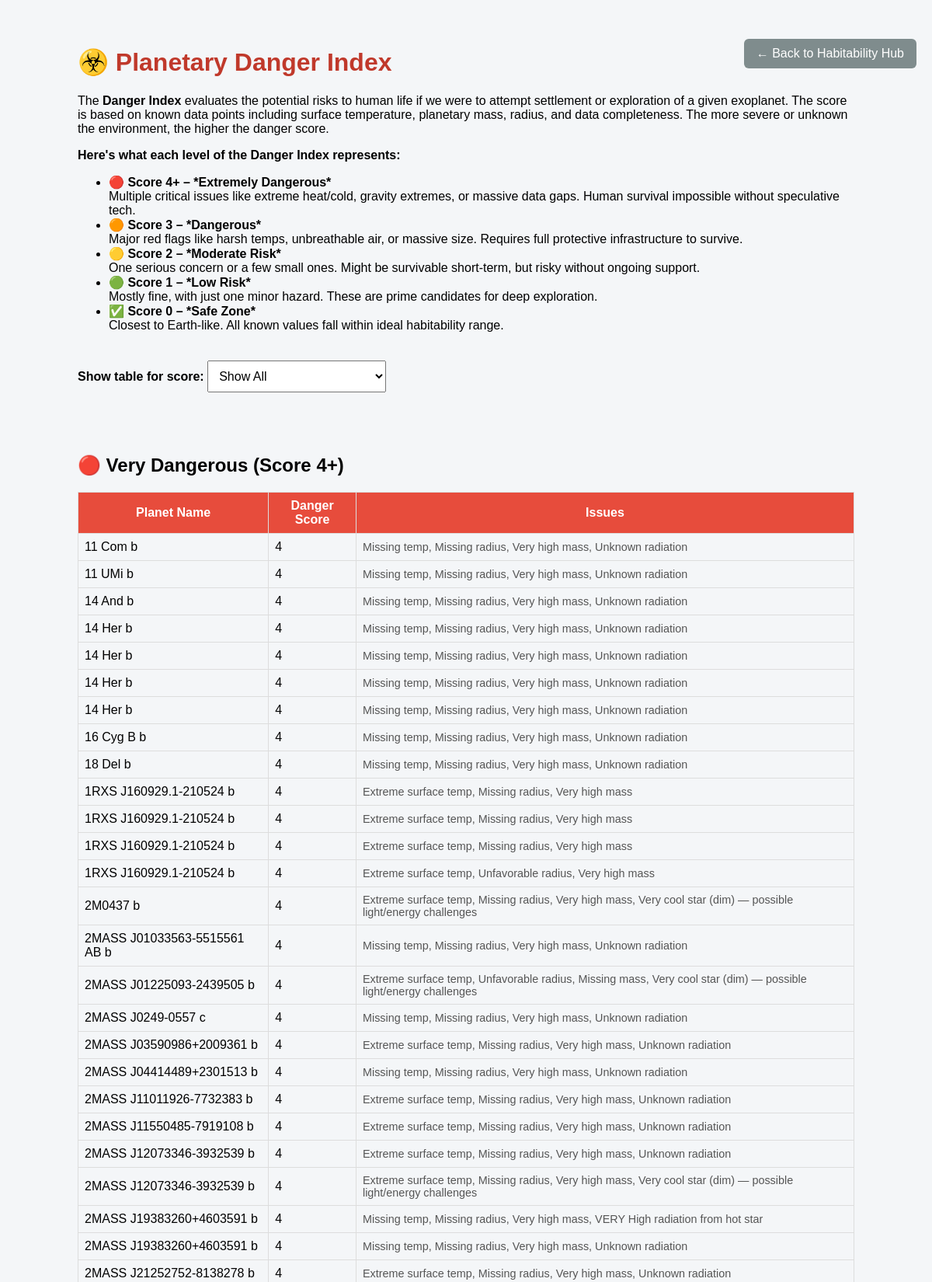
/danger-index (upper part), run on the app's committed database.
### app/models.py (models this page shows)
class Planet(db.Model):
    planet_id = db.Column(db.Integer, primary_key=True) # Planet id – Primary key (Integer)
    name = db.Column(db.String(100)) # Name – name of the planet (String)
    mass = db.Column(db.Float) # Mass – mass in kilograms (Float)
    radius = db.Column(db.Float) # Radius – radius in kilometers (Float)
    distance_from_star = db.Column(db.Float) # Distance from Star – distance from the star in astronomical units (Float)
    orbital_period = db.Column(db.Float) # Orbital Period – time taken to complete one orbit in Earth days (Float)
    rotational_period = db.Column(db.Float) # Rotational Period – time taken to complete one rotation in Earth hours (Float)
    atmosphere_composition = db.Column(db.String(255)) # Atmosphere Composition – composition of the atmosphere (String)
    surface_temperature = db.Column(db.Float) # Surface Temperature – temperature in Celsius (Float)
    star_id = db.Column(db.Integer, db.ForeignKey('star.star_id')) # Foreign key linking to a star -> Each planet belongs to one star.
    mission_id = db.Column(db.Integer, db.ForeignKey('missions.mission_id')) # Foreign key linking to a mission -> Each planet can be linked to one mission.
    habitability = db.relationship('Habitability', backref='planet', uselist=False) # Relationship to Habitability model

### app/routes.py (the view)
@main.route('/danger-index')
def danger_index():
    from sqlalchemy import func
    danger_data = (
        db.session.query(
            Planet.name,
            Planet.surface_temperature,
            Planet.radius,
            Planet.mass,
            Star.temperature.label('star_temp')
        )
        .join(Star, Planet.star_id == Star.star_id, isouter=True)
        .limit(500)
        .all()
    )
    categorized = {4: [], 3: [], 2: [], 1: [], 0: []}
    def calculate_danger(p):
        score = 0
        notes = []
        if p.surface_temperature is None:
            score += 1
            notes.append("Missing temp")
        elif p.surface_temperature > 60 or p.surface_temperature < -50:
            score += 2
            notes.append("Extreme surface temp")
        if p.radius is None:
            score += 1
            notes.append("Missing radius")
        elif p.radius < 0.5 or p.radius > 3:
            score += 1
            notes.append("Unfavorable radius")
        if p.mass is None:
            score += 1
            notes.append("Missing mass")
        elif p.mass > 10:
            score += 1
            notes.append("Very high mass")
        if p.star_temp is None:
            score += 1
            notes.append("Unknown radiation")
        elif p.star_temp > 7100:
            score += 1
            notes.append("VERY High radiation from hot star")
        elif p.star_temp > 6500:
            score += 1
            notes.append("High radiation from hot star")
        elif p.star_temp < 3700:
            notes.append("Very cool star (dim) — possible light/energy challenges")
        return min(score, 4), ", ".join(notes)
    for p in danger_data:
        score, reasons = calculate_danger(p)
        categorized[score].append({
            'name': p.name,
            'score': score,
            'notes': reasons
        })
    return render_template('danger_index.html', categorized=categorized)

### app/templates/danger_index.html (shortened to what this page needs)
<!DOCTYPE html>
<html>
<head>
</head>
<body>
    <h1>☣️ Planetary Danger Index</h1>
    <a href="/habitability-hub" class="button" style="position: absolute; top: 20px; right: 20px;">← Back to Habitability Hub</a>
    <p>The <strong>Danger Index</strong> evaluates the potential risks to human life if we were to attempt settlement or
        exploration of a given exoplanet. The score is based on known data points including surface temperature, planetary mass,
        radius, and data completeness. The more severe or unknown the environment, the higher the danger score.
    </p>
    <p><strong>Here's what each level of the Danger Index represents:</strong></p>
    <ul>
        <li><strong>🔴 Score 4+ – *Extremely Dangerous*</strong><br> Multiple critical issues like extreme heat/cold, gravity extremes, or massive data gaps. Human survival impossible without speculative tech.</li>
        <li><strong>🟠 Score 3 – *Dangerous*</strong><br> Major red flags like harsh temps, unbreathable air, or massive size. Requires full protective infrastructure to survive.</li>
        <li><strong>🟡 Score 2 – *Moderate Risk*</strong><br> One serious concern or a few small ones. Might be survivable short-term, but risky without ongoing support.</li>
        <li><strong>🟢 Score 1 – *Low Risk*</strong><br> Mostly fine, with just one minor hazard. These are prime candidates for deep exploration.</li>
        <li><strong>✅ Score 0 – *Safe Zone*</strong><br> Closest to Earth-like. All known values fall within ideal habitability range.</li>
    </ul>
    <label for="scoreSelector"><strong>Show table for score:</strong></label>
    <select id="scoreSelector" onchange="filterTables()">
        <option value="all">Show All</option>
    </select>
    {% for score in [4, 3, 2, 1, 0] %}
        {% if categorized[score] %}
            <section class="danger-section score-{{ score }}">
                <h2>
                    {% if score == 4 %} 🔴 Very Dangerous (Score 4+)
                    {% elif score == 3 %} 🟠 Dangerous (Score 3)
                    {% elif score == 2 %} 🟡 Moderate Risk (Score 2)
                    {% elif score == 1 %} 🟢 Low Risk (Score 1)
                    {% else %} ✅ Safe Zone (Score 0)
                    {% endif %}
                </h2>
                <table class="danger-{{ score }}">
                    <tr>
                        <th>Planet Name</th>
                        <th>Danger Score</th>
                        <th>Issues</th>
                    </tr>
                    {% for planet in categorized[score] %}
                    <tr>
                        <td>{{ planet.name }}</td>
                        <td>{{ planet.score }}</td>
                        <td class="note">{{ planet.notes }}</td>
                    </tr>
                    {% endfor %}
                </table>
            </section>
        {% endif %}
    {% endfor %}>
</body>
</html>

### app/templates/danger_index.html (style rules this page uses)
body { font-family: Arial, sans-serif; padding: 40px; background-color: #f4f6f8; max-width: 1000px; margin: auto; }
h1 { color: #c0392b; }
section { margin-bottom: 40px; }
table { width: 100%; border-collapse: collapse; margin-top: 10px; }
th, td { padding: 8px; border: 1px solid #ddd; }
th { background-color: #333; color: white; }
.danger-4 th { background-color: #e74c3c; }
.note { font-size: 0.9em; color: #555; }
h2 { margin-top: 40px; }
a.button { display: inline-block; background-color: #7f8c8d; color: white; padding: 10px 16px; text-decoration: none; border-radius: 6px; margin-top: 30px; }
select { padding: 10px; font-size: 16px; margin-top: 20px; margin-bottom: 40px; }
.danger-section { display: none; }
.danger-section.active { display: block; }

### data on the page
Planet: name "11 Com b", score "4", notes "Missing temp, Missing radius, Very high mass, Unknown radiation"
Planet: name "11 UMi b", score "4", notes "Missing temp, Missing radius, Very high mass, Unknown radiation"
Planet: name "14 And b", score "4", notes "Missing temp, Missing radius, Very high mass, Unknown radiation"
Planet: name "14 Her b", score "4", notes "Missing temp, Missing radius, Very high mass, Unknown radiation"
Planet: name "14 Her b", score "4", notes "Missing temp, Missing radius, Very high mass, Unknown radiation"
Planet: name "14 Her b", score "4", notes "Missing temp, Missing radius, Very high mass, Unknown radiation"
Planet: name "14 Her b", score "4", notes "Missing temp, Missing radius, Very high mass, Unknown radiation"
Planet: name "16 Cyg B b", score "4", notes "Missing temp, Missing radius, Very high mass, Unknown radiation"
Planet: name "18 Del b", score "4", notes "Missing temp, Missing radius, Very high mass, Unknown radiation"
Planet: name "1RXS J160929.1-210524 b", score "4", notes "Extreme surface temp, Missing radius, Very high mass"
Planet: name "1RXS J160929.1-210524 b", score "4", notes "Extreme surface temp, Missing radius, Very high mass"
Planet: name "1RXS J160929.1-210524 b", score "4", notes "Extreme surface temp, Missing radius, Very high mass"
Planet: name "1RXS J160929.1-210524 b", score "4", notes "Extreme surface temp, Unfavorable radius, Very high mass"
Planet: name "2M0437 b", score "4", notes "Extreme surface temp, Missing radius, Very high mass, Very cool star (dim) — possible light/energy challenges"
Planet: name "2MASS J01033563-5515561 AB b", score "4", notes "Missing temp, Missing radius, Very high mass, Unknown radiation"
Planet: name "2MASS J01225093-2439505 b", score "4", notes "Extreme surface temp, Unfavorable radius, Missing mass, Very cool star (dim) — possible light/energy challenges"
Planet: name "2MASS J0249-0557 c", score "4", notes "Missing temp, Missing radius, Very high mass, Unknown radiation"
Planet: name "2MASS J03590986+2009361 b", score "4", notes "Extreme surface temp, Missing radius, Very high mass, Unknown radiation"
Planet: name "2MASS J04414489+2301513 b", score "4", notes "Missing temp, Missing radius, Very high mass, Unknown radiation"
Planet: name "2MASS J11011926-7732383 b", score "4", notes "Extreme surface temp, Missing radius, Very high mass, Unknown radiation"
Planet: name "2MASS J11550485-7919108 b", score "4", notes "Extreme surface temp, Missing radius, Very high mass, Unknown radiation"
Planet: name "2MASS J12073346-3932539 b", score "4", notes "Extreme surface temp, Missing radius, Very high mass, Unknown radiation"
Planet: name "2MASS J12073346-3932539 b", score "4", notes "Extreme surface temp, Missing radius, Very high mass, Very cool star (dim) — possible light/energy challenges"
Planet: name "2MASS J19383260+4603591 b", score "4", notes "Missing temp, Missing radius, Very high mass, VERY High radiation from hot star"
Planet: name "2MASS J19383260+4603591 b", score "4", notes "Missing temp, Missing radius, Very high mass, Unknown radiation"
Planet: name "2MASS J21252752-8138278 b", score "4", notes "Extreme surface temp, Missing radius, Very high mass, Unknown radiation"
